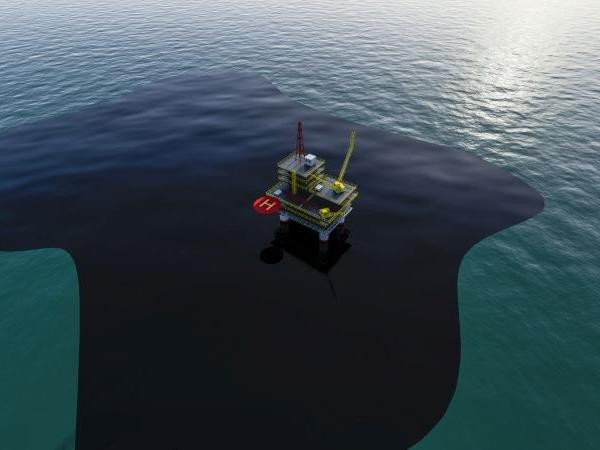
#> input picture oil_dedect/oil0.jpg, 600 x 450 px, given in place of the camera
$ python newnewnew.py
#> lines starting #> are read from the running program, lines starting #| are printed output that depends on the picture; after the words box and inside, x2 and y2 are one past the last pixel; in counts of white or black regions, pixels touching at a corner belong together
import cv2
import numpy as np

def detect_oil_spills(video_capture):
    while True:
        ret, frame = video_capture.read()
#> frame is the input picture: shape (450, 600, 3); mean B, G, R 86, 77.8, 63.4

        if not ret:
            break

        oil_spills = detect_oil_spills_on_frame(frame)

        if oil_spills:
            print("Oil spill detected!")

        for oil_spill in oil_spills:
            x, y, w, h = oil_spill
            cv2.rectangle(frame, (x, y), (x + w, y + h), (100, 255, 0), 2)

        cv2.imshow('Oil Detection', frame)

        if cv2.waitKey(1) & 0xFF == ord('q'):
            break

def detect_oil_spills_on_frame(frame):
    # Enhance contrast using Adaptive Histogram Equalization (AHE)
    gray_image = cv2.cvtColor(frame, cv2.COLOR_BGR2GRAY)
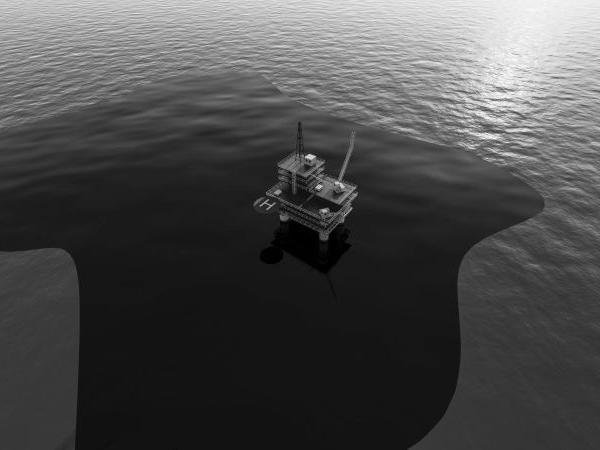
#> gray_image: shape (450, 600); min 0, max 255, mean 74.5
    clahe = cv2.createCLAHE(clipLimit=2.0, tileGridSize=(8, 8))
    equalized_image = clahe.apply(gray_image)
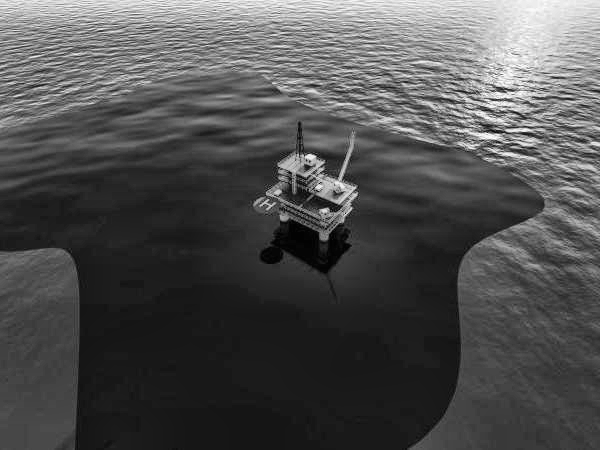
#> equalized_image: shape (450, 600); min 2, max 255, mean 79.7

    # Apply Otsu's thresholding to segment oil regions
    _, thresholded_image = cv2.threshold(equalized_image, 0, 255, cv2.THRESH_BINARY + cv2.THRESH_OTSU)
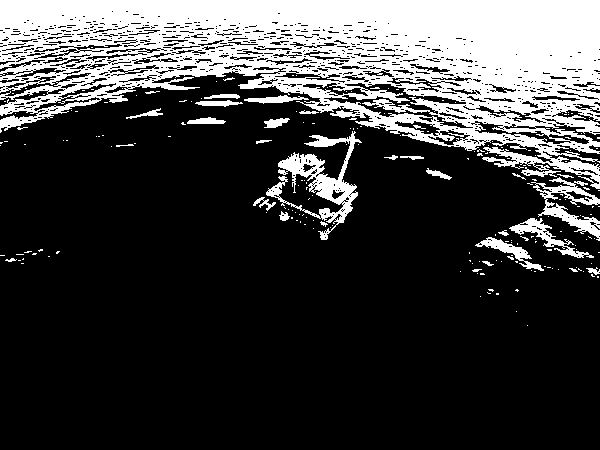
#> thresholded_image: shape (450, 600); 24.5% white; 210 white regions (181 under 20 px), largest, box (x1, y1, x2, y2) and area: (0, 0, 600, 189) 58103, (266, 131, 362, 240) 2817, (531, 177, 600, 241) 1370

    # Apply color filter to identify oil spills
    oil_spill_mask = cv2.inRange(frame, (0, 100, 100), (25, 225, 225))
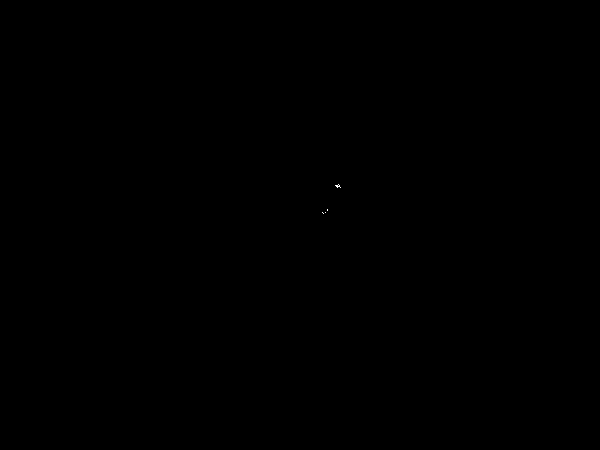
#> oil_spill_mask: shape (450, 600); 0.01% white in thin lines or dots, all inside (x1, y1, x2, y2) = (322, 184, 341, 214)

    # Refine oil regions using morphological operations
    kernel = np.ones((3, 3), np.uint8)
    eroded_image = cv2.erode(oil_spill_mask, kernel, iterations=2)
#> eroded_image: shape (450, 600); every value is 0
    dilated_image = cv2.dilate(eroded_image, kernel, iterations=2)

    # Identify connected components as oil spills
    contours, _ = cv2.findContours(dilated_image, cv2.RETR_EXTERNAL, cv2.CHAIN_APPROX_SIMPLE)
#> contours = []

    # Analyze contours to filter out noise and generate bounding boxes
    oil_spills = []
    for contour in contours:
        area = cv2.contourArea(contour)
        if area > 100:  # Filter out small contours (noise)
            x, y, w, h = cv2.boundingRect(contour)
            oil_spills.append((x, y, w, h))
#> this loop made 0 passes
#> after the loop, oil_spills = []

    # Apply additional filtering based on oil spill characteristics
    filtered_oil_spills = []
    for oil_spill in oil_spills:
        x, y, w, h = oil_spill

        # Water Reflection Filtering
        avg_intensity = np.mean(frame[y:y + h, x:x + w])
        if avg_intensity > 150:
            continue

        # Edge Detection
        edges = cv2.Canny(frame, 50, 150)
        edge_count = np.sum(edges[y:y + h, x:x + w])
        if edge_count < 100:
            continue

        # Texture Analysis
        variance = np.var(frame[y:y + h, x:x + w])
        if variance < 200:
            continue

        filtered_oil_spills.append(oil_spill)
#> after the loop, filtered_oil_spills = []

    return filtered_oil_spills

# Create a VideoCapture object to capture frames from the webcam
video_capture = cv2.VideoCapture(0)

# Detect oil spills from live camera video
detect_oil_spills(video_capture)
#> (key q is pressed here)

$ run again, on oil_dedect/oil1.jpg
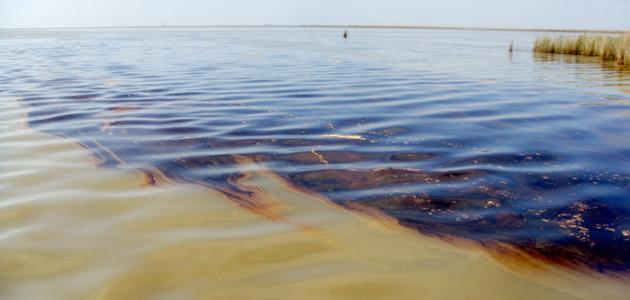
#> input picture oil_dedect/oil1.jpg, 630 x 300 px, given in place of the camera
#> in detect_oil_spills, frame is the input picture: shape (300, 630, 3); mean B, G, R 153.2, 151.1, 148.5
#> in detect_oil_spills_on_frame, `equalized_image = clahe.apply(gray_image)`:
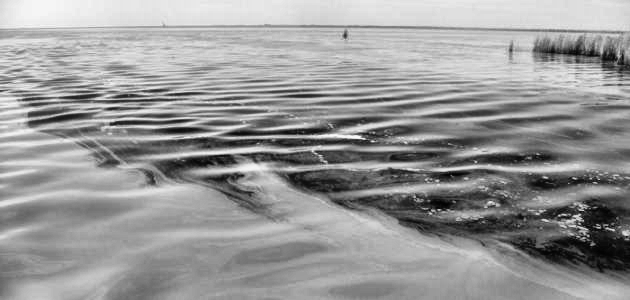
#> equalized_image: shape (300, 630); min 2, max 250, mean 152
#> in detect_oil_spills_on_frame, `_, thresholded_image = cv2.threshold(equalized_image, 0, 255, cv2.THRE..`:
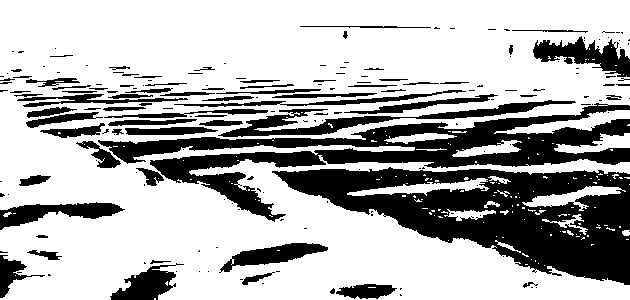
#> thresholded_image: shape (300, 630); 69.8% white; 194 black regions (120 under 20 px), largest, box (x1, y1, x2, y2) and area: (272, 167, 630, 285) 20835, (98, 103, 630, 222) 15871, (218, 100, 576, 137) 2846
#> oil_spill_mask: shape (300, 630); 0% white in thin lines or dots, all inside (x1, y1, x2, y2) = (609, 49, 629, 69)
#> eroded_image: shape (300, 630); every value is 0
#> contours = []

$ run again, on oil_dedect/oil10.jpg
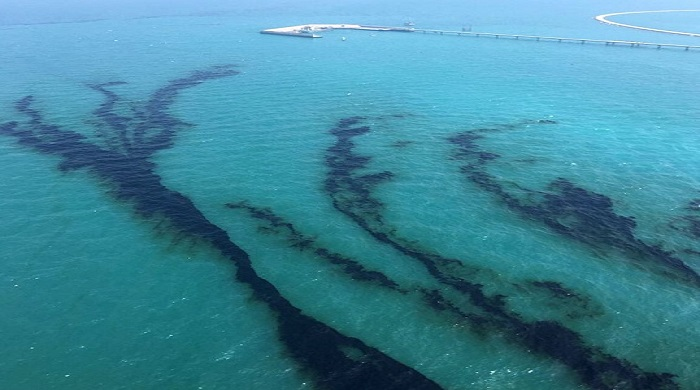
#> input picture oil_dedect/oil10.jpg, 700 x 390 px, given in place of the camera
#> in detect_oil_spills, frame is the input picture: shape (390, 700, 3); mean B, G, R 154, 134.6, 63.3
#> in detect_oil_spills_on_frame, `equalized_image = clahe.apply(gray_image)`:
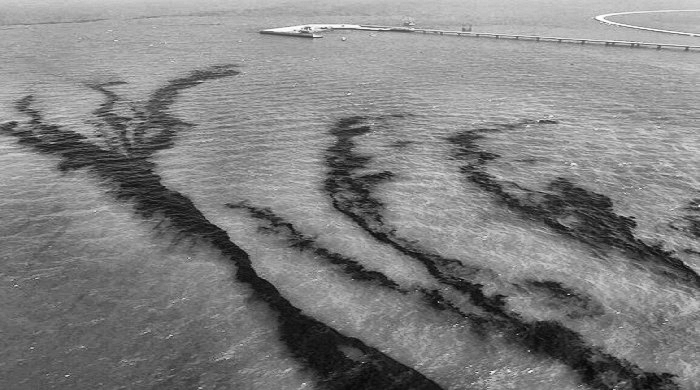
#> equalized_image: shape (390, 700); min 6, max 254, mean 129
#> in detect_oil_spills_on_frame, `_, thresholded_image = cv2.threshold(equalized_image, 0, 255, cv2.THRE..`:
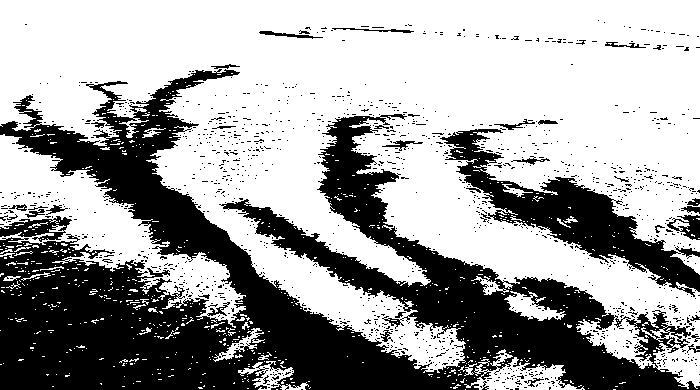
#> thresholded_image: shape (390, 700); 63.5% white; 1307 black regions (1268 under 20 px), largest, box (x1, y1, x2, y2) and area: (0, 69, 700, 390) 82416, (440, 129, 700, 297) 10557, (0, 216, 72, 242) 909
#> oil_spill_mask: shape (390, 700); every value is 0
#> contours = []

$ run again, on oil_dedect/oil11.jpg
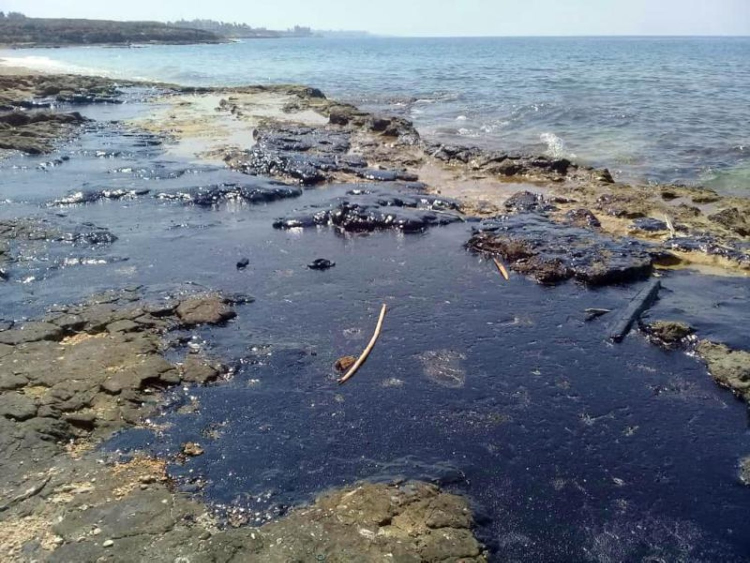
#> input picture oil_dedect/oil11.jpg, 1500 x 1125 px, given in place of the camera (shown at 1/2 size)
#> in detect_oil_spills, frame is the input picture: shape (1125, 1500, 3); mean B, G, R 130.1, 119.7, 111.6
#> in detect_oil_spills_on_frame, `equalized_image = clahe.apply(gray_image)`:
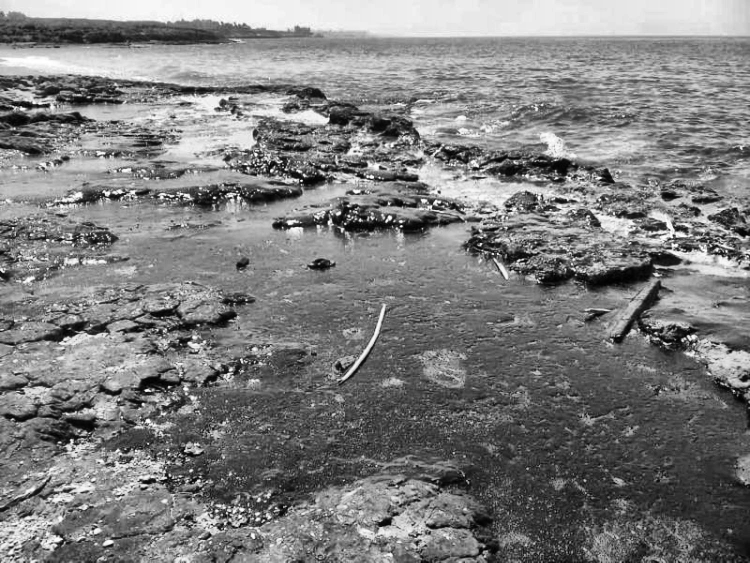
#> equalized_image: shape (1125, 1500) (shown at 1/2 size); min 0, max 255, mean 126
#> in detect_oil_spills_on_frame, `_, thresholded_image = cv2.threshold(equalized_image, 0, 255, cv2.THRE..`:
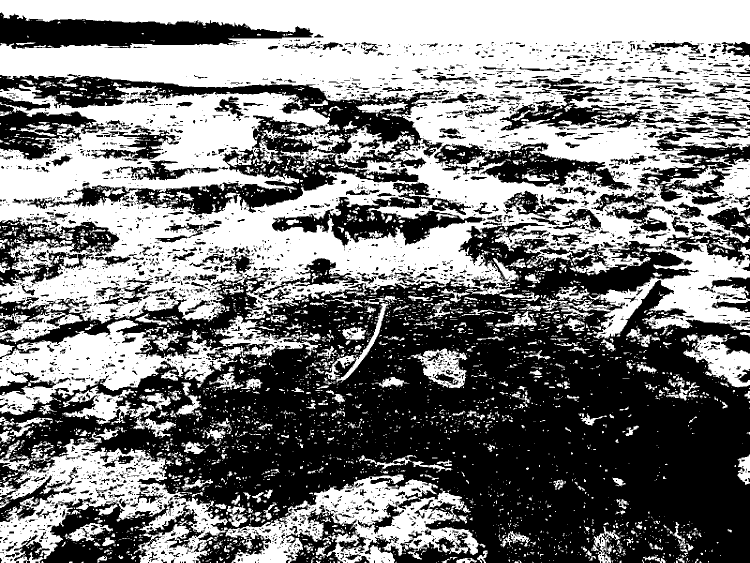
#> thresholded_image: shape (1125, 1500) (shown at 1/2 size); 49.5% white; 4244 white regions (3459 under 20 px), largest, box (x1, y1, x2, y2) and area: (0, 0, 1500, 678) 589124, (0, 864, 971, 1125) 83737, (0, 639, 475, 830) 35864
#> oil_spill_mask: shape (1125, 1500); every value is 0
#> contours = []
